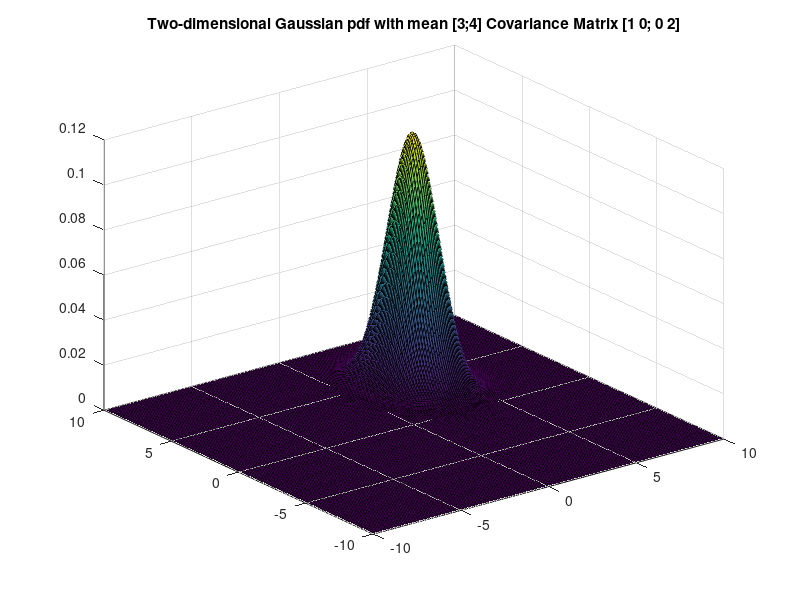

MATLAB code for this plot:
%% Assignment 3 | Gaussian Plot

format long;

clear;
clf;

meanVec = [ 3 4 ];
covMat  = [ 1 0 ;
            0 2 ];
        
        
% based on example on https://nl.mathworks.com [...
% /help/stats/multivariate-normal-distribution.html
[X1, X2] = meshgrid(-10:0.1:10, -10:0.1:10);        
F = mvnpdf([X1(:) X2(:)],meanVec,covMat);
F = reshape(F,201,201);
surf((-10:.1:10),(-10:.1:10),F);
title('Two-dimensional Gaussian pdf with mean [3;4] Covariance Matrix [1 0; 0 2]'); 

%%
% Mahalanobis Distance ?!?!?!?!?!?!?!
covMat  = [ 1   0 ;
            0   2 ];
meanVec = [ 3 ; 4 ];

% x = [ 10 ;
%       10 ];
X = [10;10];
mahaldist = sqrt((X-meanVec)' * inv(covMat) * (X-meanVec));
disp(mahaldist);


% x = [ 0 ;
%       0 ];
X = [0;0];
mahaldist = sqrt((X-meanVec)' * inv(covMat) * (X-meanVec));
disp(mahaldist);

% x = [ 3 ;
%       4 ];
X = [3;4];
mahaldist = sqrt((X-meanVec)' * inv(covMat) * (X-meanVec));
disp(mahaldist);

% x = [ 6 ;
%       8 ];
X = [6;8];
mahaldist = sqrt((X-meanVec)' * inv(covMat) * (X-meanVec));
disp(mahaldist);